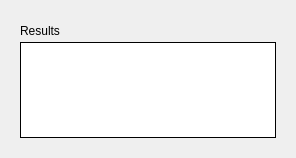
              <widget class="QWidget" name="tab_BFD">
               <attribute name="title">
                <string>BFD method</string>
               </attribute>
               <layout class="QVBoxLayout" name="verticalLayout_22">
                <item>
                 <widget class="QWidget" name="widget_graph_BFD" native="true">
                  <layout class="QVBoxLayout" name="verticalLayout_27">
                   <property name="spacing">
                    <number>0</number>
                   </property>
                   <property name="leftMargin">
                    <number>0</number>
                   </property>
                   <property name="topMargin">
                    <number>0</number>
                   </property>
                   <property name="rightMargin">
                    <number>0</number>
                   </property>
                   <property name="bottomMargin">
                    <number>0</number>
                   </property>
                   <item>
                    <widget class="MplWidget" name="graph_BFD" native="true">
                     <property name="sizePolicy">
                      <sizepolicy hsizetype="MinimumExpanding" vsizetype="MinimumExpanding">
                       <horstretch>0</horstretch>
                       <verstretch>0</verstretch>
                      </sizepolicy>
                     </property>
                    </widget>
                   </item>
                  </layout>
                 </widget>
                </item>
                <item>
                 <widget class="QWidget" name="widget_results_BFD" native="true">
                  <property name="sizePolicy">
                   <sizepolicy hsizetype="Preferred" vsizetype="Maximum">
                    <horstretch>0</horstretch>
                    <verstretch>0</verstretch>
                   </sizepolicy>
                  </property>
                  <property name="minimumSize">
                   <size>
                    <width>0</width>
                    <height>0</height>
                   </size>
                  </property>
                  <property name="maximumSize">
                   <size>
                    <width>16777215</width>
                    <height>130</height>
                   </size>
                  </property>
                  <layout class="QVBoxLayout" name="verticalLayout_24">
                   <item>
                    <widget class="QLabel" name="label_results_BFD">
                     <property name="sizePolicy">
                      <sizepolicy hsizetype="Preferred" vsizetype="Fixed">
                       <horstretch>0</horstretch>
                       <verstretch>0</verstretch>
                      </sizepolicy>
                     </property>
                     <property name="minimumSize">
                      <size>
                       <width>0</width>
                       <height>10</height>
                      </size>
                     </property>
                     <property name="text">
                      <string>Results</string>
                     </property>
                    </widget>
                   </item>
                   <item>
                    <widget class="QTextBrowser" name="textBrowser_results_BFD">
                     <property name="sizePolicy">
                      <sizepolicy hsizetype="Preferred" vsizetype="Maximum">
                       <horstretch>0</horstretch>
                       <verstretch>0</verstretch>
                      </sizepolicy>
                     </property>
                     <property name="minimumSize">
                      <size>
                       <width>0</width>
                       <height>0</height>
                      </size>
                     </property>
                     <property name="maximumSize">
                      <size>
                       <width>16777215</width>
                       <height>130</height>
                      </size>
                     </property>
                     <property name="frameShape">
                      <enum>QFrame::Box</enum>
                     </property>
                     <property name="frameShadow">
                      <enum>QFrame::Plain</enum>
                     </property>
                     <property name="html">
                      <string>&lt;!DOCTYPE HTML PUBLIC &quot;-//W3C//DTD HTML 4.0//EN&quot; &quot;http://www.w3.org/TR/REC-html40/strict.dtd&quot;&gt;
&lt;html&gt;&lt;head&gt;&lt;meta name=&quot;qrichtext&quot; content=&quot;1&quot; /&gt;&lt;meta charset=&quot;utf-8&quot; /&gt;&lt;style type=&quot;text/css&quot;&gt;
p, li { white-space: pre-wrap; }
hr { height: 1px; border-width: 0; }
li.unchecked::marker { content: &quot;\2610&quot;; }
li.checked::marker { content: &quot;\2612&quot;; }
&lt;/style&gt;&lt;/head&gt;&lt;body style=&quot; font-family:'Segoe UI'; font-size:9pt; font-weight:400; font-style:normal;&quot;&gt;
&lt;p style=&quot;-qt-paragraph-type:empty; margin-top:0px; margin-bottom:0px; margin-left:0px; margin-right:0px; -qt-block-indent:0; text-indent:0px;&quot;&gt;&lt;br /&gt;&lt;/p&gt;&lt;/body&gt;&lt;/html&gt;</string>
                     </property>
                    </widget>
                   </item>
                  </layout>
                 </widget>
                </item>
               </layout>
              </widget>
